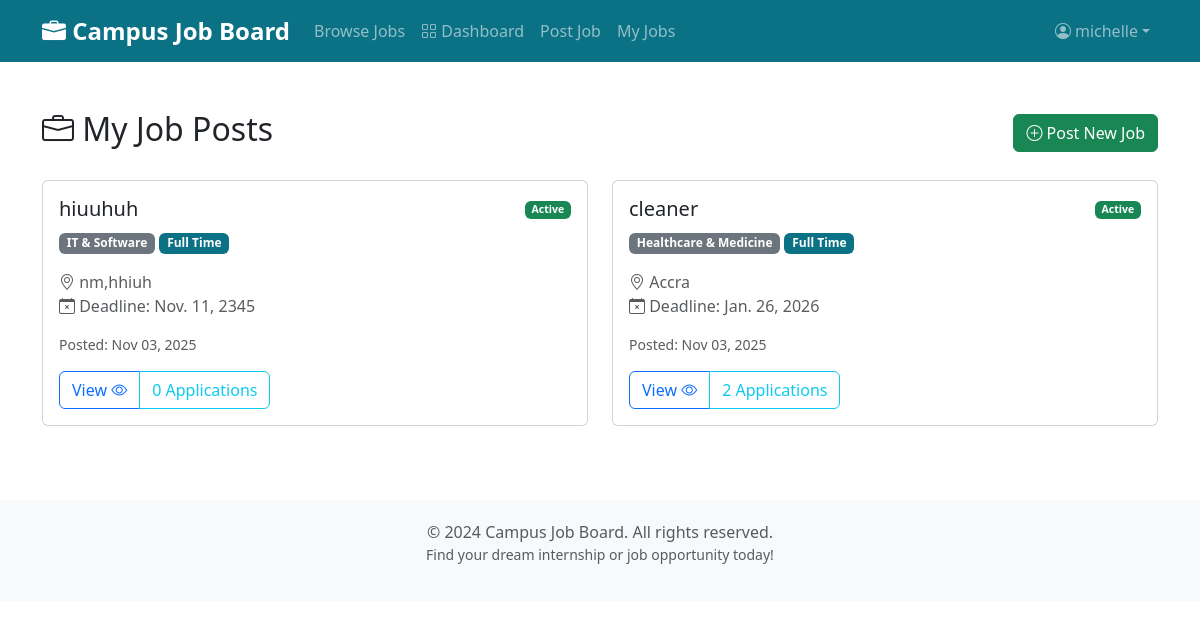
Page /my-jobs/ (signed in) on the committed database.
### users/models.py (models this page shows, shortened)
class CustomUser(AbstractUser):
    is_company = models.BooleanField(
        default=False,
        help_text="Designates whether this user is a company/employer")
    id_document = models.FileField(
        upload_to='user_ids/',
        null=True,
        blank=True,
        help_text='Upload an identification document (image or PDF) for verification')
    institution = models.CharField(
        max_length=255,
        help_text='Enter your school or company name for verification',
        null=True,
        blank=True
    )
    PENDING = 'P'
    VERIFIED = 'V'
    REJECTED = 'R'
    VERIFICATION_STATUS_CHOICES = [
        (PENDING, 'Pending'),
        (VERIFIED, 'Verified'),
        (REJECTED, 'Rejected'),
    ]
    verification_status = models.CharField(
        max_length=1,
        choices=VERIFICATION_STATUS_CHOICES,
        default=PENDING,
        help_text='Status of identity verification')

### jobs/models.py (models this page shows, shortened)
class JobPost(models.Model):
    FULL_TIME = 'FT'
    PART_TIME = 'PT'
    INTERNSHIP = 'INT'
    CONTRACT = 'CON'
    JOB_TYPE_CHOICES = [
        (FULL_TIME, 'Full Time'),
        (PART_TIME, 'Part Time'),
        (INTERNSHIP, 'Internship'),
        (CONTRACT, 'Contract'),
    ]
    IT = 'IT'
    MARKETING = 'MKT'
    FINANCE = 'FIN'
    SALES = 'SLS'
    HR = 'HR'
    ENGINEERING = 'ENG'
    EDUCATION = 'EDU'
    HEALTHCARE = 'HLT'
    MEDIA = 'MED'
    LAW = 'LAW'
    CONSTRUCTION = 'CON'
    CUSTOMER_SERVICE = 'CS'
    ARCHITECTURE = 'ARC'
    ACCOUNTING = 'ACC'
    OTHER = 'OTH'
    CATEGORY_CHOICES = [
        (IT, 'IT & Software'),
        (FINANCE, 'Finance & Accounting'),
        (ACCOUNTING, 'Accounting'),
        (MARKETING, 'Marketing & Sales'),
        (SALES, 'Sales'),
        (EDUCATION, 'Education & Training'),
        (ENGINEERING, 'Engineering'),
        (ARCHITECTURE, 'Architecture'),
        (HEALTHCARE, 'Healthcare & Medicine'),
        (MEDIA, 'Media & Design'),
        (HR, 'Human Resources'),
        (LAW, 'Law & Administration'),
        (CONSTRUCTION, 'Construction & Real Estate'),
        (CUSTOMER_SERVICE, 'Customer Service'),
        (OTHER, 'Others'),
    ]
    CURRENCY_CHOICES = [
        ('USD', 'USD - US Dollar'),
        ('GHS', 'GHS - Ghanaian Cedi'),
        ('EUR', 'EUR - Euro'),
        ('GBP', 'GBP - British Pound'),
        ('NGN', 'NGN - Nigerian Naira'),
        ('KES', 'KES - Kenyan Shilling'),
        ('ZAR', 'ZAR - South African Rand'),
        ('CAD', 'CAD - Canadian Dollar'),
        ('AUD', 'AUD - Australian Dollar'),
    ]
    title = models.CharField(max_length=200)
    company = models.ForeignKey(settings.AUTH_USER_MODEL,
                                on_delete=models.CASCADE,
                                limit_choices_to={'is_company': True},
                                related_name='job_posts')
    description = models.TextField(help_text="Detailed job description")
    requirements = models.TextField(
        help_text="Required qualifications and skills")
    location = models.CharField(max_length=200)
    category = models.CharField(max_length=3,
                                choices=CATEGORY_CHOICES,
                                default=IT)
    job_type = models.CharField(max_length=3,
                                choices=JOB_TYPE_CHOICES,
                                default=FULL_TIME)
    date_posted = models.DateTimeField(default=timezone.now)
    deadline = models.DateField(help_text="Application deadline")
    salary = models.DecimalField(max_digits=10,
                                 decimal_places=2,
                                 null=True,
                                 blank=True,
                                 help_text="Salary range (optional)")
    currency = models.CharField(max_length=3,
                                choices=CURRENCY_CHOICES,
                                default='USD',
                                help_text="Currency for salary")
    image = models.ImageField(
        upload_to='job_images/',
        null=True,
        blank=True,
        help_text="Optional image for the job posting")
    is_approved = models.BooleanField(
        default=False, help_text="Whether this job post is approved by admin")
    class Meta:
        ordering = ['-date_posted']
        indexes = [
            models.Index(fields=['-date_posted']),
            models.Index(fields=['category']),
            models.Index(fields=['job_type']),
        ]

### jobs/views.py (the view)
# urls.py: path('my-jobs/', views.my_jobs, name='my_jobs'),
@login_required
def my_jobs(request):
    if not request.user.is_company:
        messages.warning(request, "Only companies can view this page.")
        return redirect('jobs:job_list')
    from django.utils import timezone
    jobs = JobPost.objects.filter(company=request.user)
    return render(request, 'jobs/my_jobs.html', {
        'jobs': jobs,
        'today': timezone.now().date()
    })

### jobs/context_processors.py (called while the page is built)
def notification_counts(request):
    company_unread = 0
    applicant_unread = 0
    user = getattr(request, 'user', None)
    if user and user.is_authenticated:
        try:
            if getattr(user, 'is_company', False):
                company_unread = Application.objects.filter(
                    job__company=user, company_unread=True).count()
            else:
                applicant_unread = Application.objects.filter(
                    applicant=user, applicant_unread=True).count()
        except Exception:
            company_unread = 0
            applicant_unread = 0
    return {
        'company_unread_count': company_unread,
        'applicant_unread_count': applicant_unread,
    }

### jobs/templates/jobs/my_jobs.html (shortened to what this page needs)
{% extends 'base.html' %}
{% block content %}
<div class="d-flex justify-content-between align-items-center mb-4">
    <h2><i class="bi bi-briefcase"></i> My Job Posts</h2>
    <a href="{% url 'jobs:create_job' %}" class="btn btn-success">
        <i class="bi bi-plus-circle"></i> Post New Job
    </a>
</div>
{% if jobs %}
    <div class="row">
        {% for job in jobs %}
            <div class="col-md-6 mb-4">
                <div class="card">
                    <div class="card-body">
                        <div class="d-flex justify-content-between align-items-start mb-3">
                            <div>
                                <h5 class="card-title">{{ job.title }}</h5>
                                <p class="text-muted mb-0">
                                    <span class="badge bg-secondary">{{ job.get_category_display }}</span>
                                    <span class="badge bg-primary">{{ job.get_job_type_display }}</span>
                                </p>
                            </div>
                            <span class="text-muted small">
                                {% if job.deadline >= today %}
                                    <span class="badge bg-success">Active</span>
                                {% else %}
                                    <span class="badge bg-secondary">Expired</span>
                                {% endif %}
                            </span>
                        </div>
                        <p class="text-muted mb-3">
                            <i class="bi bi-geo-alt"></i> {{ job.location }}<br>
                            <i class="bi bi-calendar-x"></i> Deadline: {{ job.deadline }}
                        </p>
                        <p class="small text-muted mb-3">
                            Posted: {{ job.date_posted|date:"M d, Y" }}
                        </p>
                        <div class="btn-group" role="group">
                            <a href="{% url 'jobs:job_detail' job.pk %}" class="btn btn-outline-primary">
                                View <i class="bi bi-eye"></i>
                            </a>
                            <button type="button" class="btn btn-outline-info">
                                {{ job.applications.count }} Application{{ job.applications.count|pluralize }}
                            </button>
                        </div>
                    </div>
                </div>
            </div>
        {% endfor %}
    </div>
{% endif %}
{% endblock %}

### templates/base.html (shortened to what this page needs)
<!DOCTYPE html>
<html lang="en">
<head>
    <link href="https://cdn.jsdelivr.net/npm/bootstrap@5.3.0/dist/css/bootstrap.min.css" rel="stylesheet">
    <link rel="stylesheet" href="https://cdn.jsdelivr.net/npm/bootstrap-icons@1.10.0/font/bootstrap-icons.css">
</head>
<body>
    <nav class="navbar navbar-expand-lg navbar-dark bg-primary">
        <div class="container">
            <a class="navbar-brand" href="{% url 'jobs:job_list' %}">
                <i class="bi bi-briefcase-fill"></i> Campus Job Board
            </a>
            <div class="collapse navbar-collapse" id="navbarNav">
                <ul class="navbar-nav me-auto">
                    <li class="nav-item">
                        <a class="nav-link" href="{% url 'jobs:job_list' %}">Browse Jobs</a>
                    </li>
                    {% if user.is_authenticated %}
                    {% if user.is_superuser %}
                    <li class="nav-item">
                        <a class="nav-link" href="{% url 'jobs:admin_dashboard' %}">
                            <i class="bi bi-speedometer2"></i> Admin Dashboard
                        </a>
                    </li>
                    {% elif user.is_company %}
                    <li class="nav-item">
                        <a class="nav-link" href="{% url 'jobs:company_dashboard' %}">
                            <i class="bi bi-grid"></i> Dashboard
                        </a>
                    </li>
                    <li class="nav-item">
                        <a class="nav-link" href="{% url 'jobs:create_job' %}">Post Job</a>
                    </li>
                    <li class="nav-item">
                        <a class="nav-link" href="{% url 'jobs:my_jobs' %}">My Jobs</a>
                    </li>
                    {% endif %}
                    {% endif %}
                </ul>
                <ul class="navbar-nav">
                    {% if user.is_authenticated %}
                    <li class="nav-item dropdown">
                        <a class="nav-link dropdown-toggle d-flex align-items-center" href="#" role="button" data-bs-toggle="dropdown">
                            <i class="bi bi-person-circle me-1"></i> {{ user.username }}
                        </a>
                    </li>
                    {% endif %}
                </ul>
            </div>
        </div>
    </nav>
    <main class="container my-5">
        {% block content %}
        {% endblock %}
    </main>
    <footer class="text-center text-muted">
        <div class="container">
            <p class="mb-0">&copy; 2024 Campus Job Board. All rights reserved.</p>
            <p class="small">Find your dream internship or job opportunity today!</p>
        </div>
    </footer>
</body>
</html>

### templates/base.html (style rules this page uses)
:root { --bs-primary: #0b7285; --bs-primary-rgb: 11,114,133; }
.navbar-brand { font-weight: bold; font-size: 1.5rem; }
footer { margin-top: 50px; padding: 20px 0; background-color: #f8f9fa; }

### rows in the picture
CustomUser: username "michelle"
JobPost: title "hiuuhuh", category "IT & Software", job_type "Full Time", shows "Active", location "nm,hhiuh", deadline "Nov. 11, 2345", date_posted "Nov 03, 2025", applications.count "0"
JobPost: title "cleaner", category "Healthcare & Medicine", job_type "Full Time", shows "Active", location "Accra", deadline "Jan. 26, 2026", date_posted "Nov 03, 2025", applications.count "2"
